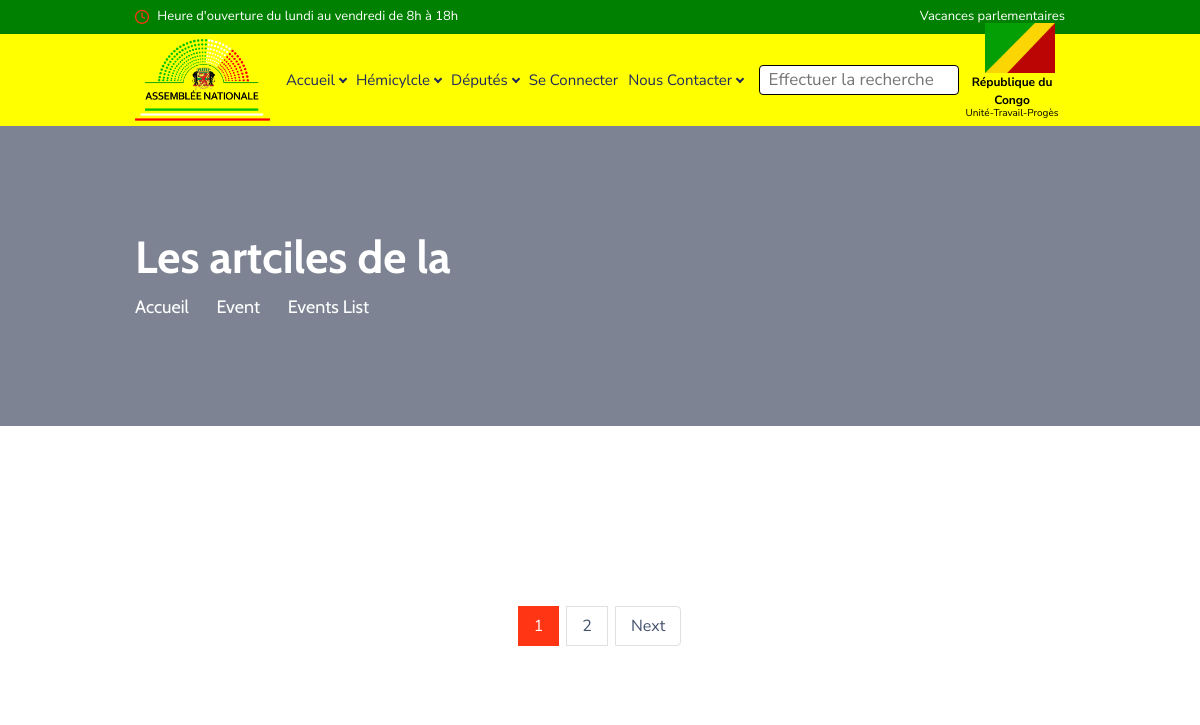
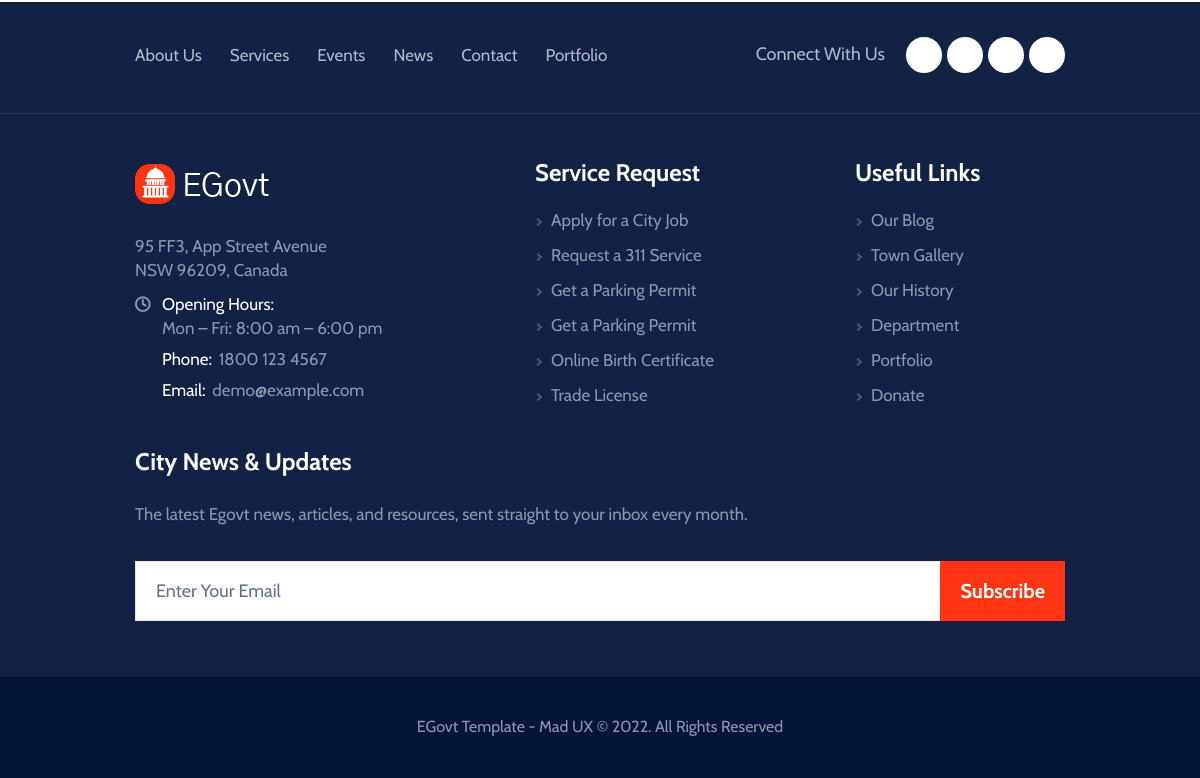
The page /articles/6 on the database as committed earlier (2 pictures, top to bottom).
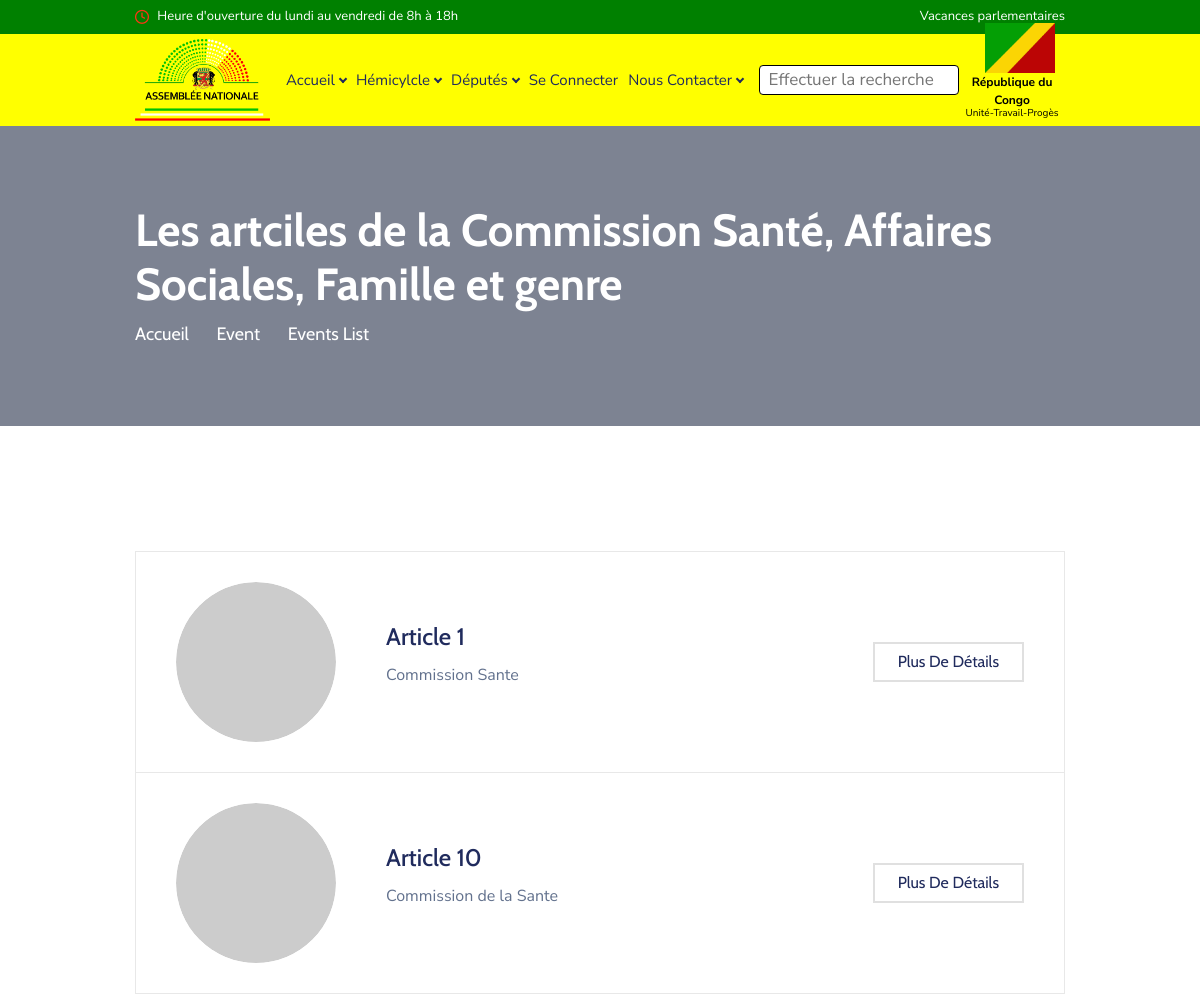
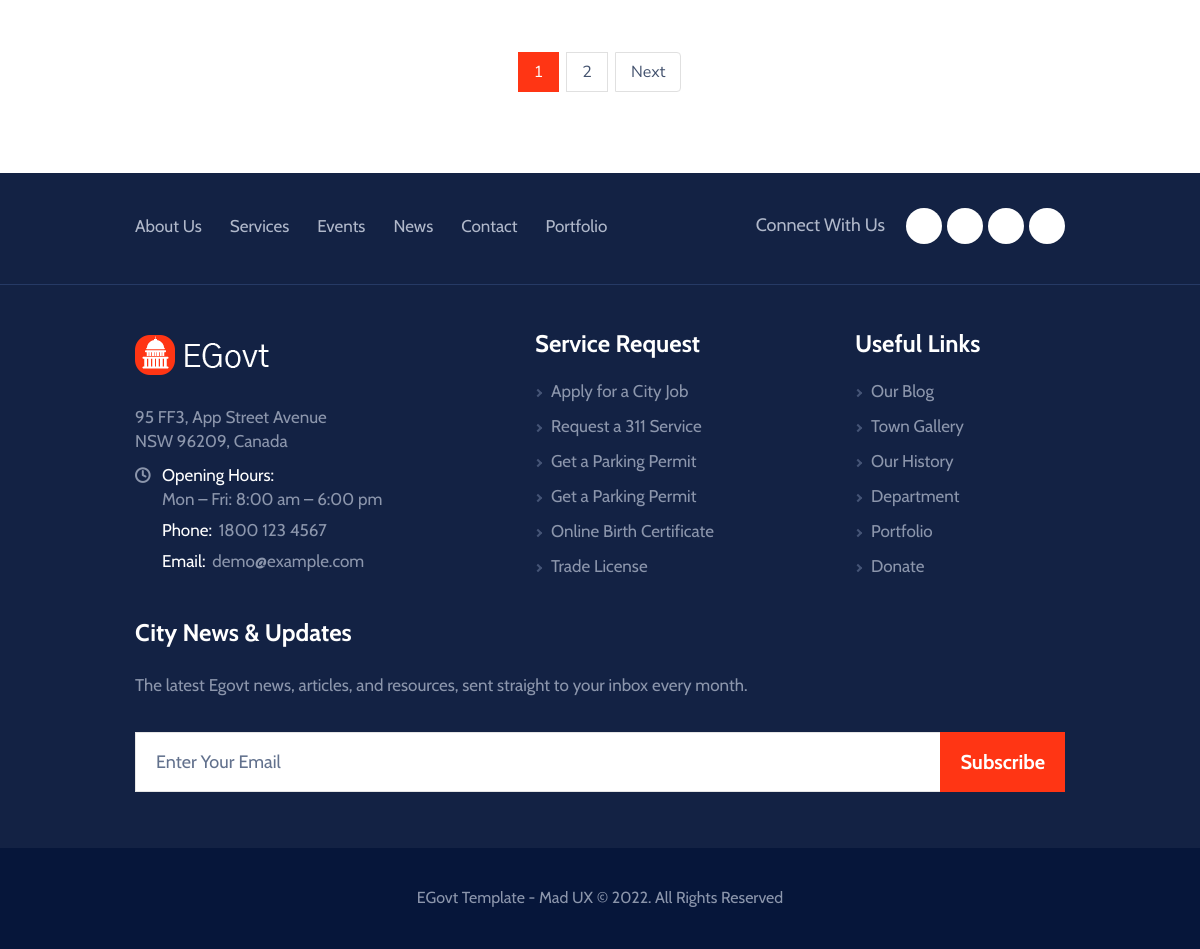
The same page on the database as committed later (2 pictures, top to bottom).
### web/models.py (models this page shows, shortened)
class Categorie(models.Model):
    nom = models.CharField(max_length=255, blank=False, verbose_name="Nom de la categorie",null=False)
    icone = models.FileField(upload_to="commissions/icones/", blank=True, null=True, verbose_name="Icone de la categorie")

class Article(models.Model):
    titre = models.CharField(max_length=50, verbose_name="Titre de l'article", blank=False, null=False)
    description = models.TextField(verbose_name="Description de l'article", blank=False, null=False)
    categorie = models.ForeignKey(Categorie, on_delete=models.DO_NOTHING, null=True)
    created_at = models.DateTimeField(auto_now=True)
    updated_at = models.DateTimeField(auto_now=True)

### web/views.py (the view)
# urls.py: path('articles/<str:pk>', views.articles, name='articles'),
def articles(request, pk):
    context = {}
    try:
        categorie = Categorie.objects.get(pk=pk)
        articles = categorie.article_set.all()
        context = {
            'articles': articles,
            'categorie': categorie
        }
    except:
        messages.error(request, "La categorie n'existe pas")
    return render(request, 'web/articles.html', context)

### web/templates/web/articles.html (shortened to what this page needs)
{% extends 'web/base.html' %}
{% block content %}
<main>
    <header class="pageMainHead d-flex position-relative bgCover w-100 text-white" style="background-image: url(http://placehold.it/1920x300);">
        <div class="alignHolder d-flex w-100 align-items-center">
            <div class="align w-100 position-relative">
                <div class="container">
                    <h1 class="text-white mb-2">Les artciles de la {{categorie.nom}}</h1>
                    <nav aria-label="breadcrumb">
                        <ol class="breadcrumb breadcrWhite rounded-0 border-0 p-0 fontAlter mb-0">
                            <li class="breadcrumb-item"><a href="home.html">Accueil</a></li>
                            <li class="breadcrumb-item"><a href="eventsList.html">Event</a></li>
                            <li class="breadcrumb-item active" aria-current="page">Events List</li>
                        </ol>
                    </nav>
                </div>
            </div>
        </div>
    </header>
    <section class="ItemfullBlock pt-7 pb-7 pt-md-10 pb-md-9 pt-lg-14 pb-lg-13 pt-xl-22 pb-xl-19">
        <div class="container">
            <div class="pt-7 pb-6 pt-lg-11 pb-lg-9 pt-xl-14 pb-xl-12">
                {% for article in articles %}
                <article class="ueEveColumn__list position-relative px-4 py-3 px-lg-8 py-lg-6">
                    <div class="d-lg-flex align-items-md-center">
                        <div class="d-md-flex align-items-md-center flex-grow-1">
                            <div class="imgHolder rounded-circle overflow-hidden flex-shrink-0 mr-4 mr-lg-10 mb-1 mb-md-0">
                                <img src="http://placehold.it/160x160" class="img-fluid rounded-circle" alt="image description">
                            </div>
                            <div class="descrWrap flex-grow-1">
                                <h3 class="fwMedium">
                                    <a href="{% url 'web:article-details' article.pk %}">{{article.titre}}</a>
                                </h3>
                                <div class="list-unstyled ueScheduleList mb-0">
                                    <p>{{article.description}}</p>
                                </div>
                            </div>
                            <a href="{% url 'web:article-details' article.pk %}" class="btn btnCustomLightOutline bdrWidthAlter btn-sm text-capitalize position-relative border-0 p-0 flex-shrink-0 ml-md-4" data-hover="Plus de Détails">
                                <span class="d-block btnText">Plus de Détails</span>
                            </a>
                        </div>
                    </div>
                </article>
                {% endfor %}
            </div>
            <nav aria-label="Page navigation">
                <ul class="pagination justify-content-center pt-2">
                    <li class="page-item active" aria-current="page">
                        <a class="page-link" href="javascript:void(0);">1 <span class="sr-only">(current)</span></a>
                    </li>
                    <li class="page-item">
                        <a class="page-link" href="javascript:void(0);">2</a>
                    </li>
                    <li class="page-item">
                        <a class="page-link" href="javascript:void(0);">Next <i class="fas fa-chevron-right icn"><span class="sr-only">icon</span></i></a>
                    </li>
                </ul>
            </nav>
        </div>
    </section>
</main>
{% endblock content %}

### web/templates/web/base.html (shortened to what this page needs)
{% load static %}
<!DOCTYPE html>
<html lang="fr">
<head>
	<link rel="stylesheet" href="{% static 'web/css/bootstrap.css' %}">
	<link rel="stylesheet" href="{% static 'web/css/style.css' %}">
	<link rel="stylesheet" href="{% static 'web/css/colors.css' %}">
	<link rel="stylesheet" href="{% static 'web/css/responsive.css' %}">
</head>
<body>
	<div id="pageWrapper">
		<div class="phStickyWrap">
			<header id="pageHeader" class="bg-white">
				<div class="hdTopBar py-2 py-xl-3 d-none d-md-block" style="background-color: green;">
					<div class="container">
						<div class="row">
							<div class="col-8">
								<ul class="list-unstyled hdScheduleList mb-0 d-flex flex-wrap align-items-center" style="color: white;">
									<li>
										<time datetime="2011-01-12">
											<i class="icomoon-clock align-middle icn"><span class="sr-only">icon</span></i>
											 Heure d'ouverture du lundi au vendredi de 8h à 18h
										</time>
									</li>
								</ul>
							</div>
							<div class="col-4">
								<ul class="list-unstyled hdAlterLinksList d-flex justify-content-end flex-wrap mb-0">
									<li>
										<a style="color: white;" href="javascript:void(0);">Vacances parlementaires</a>
									</li>
								</ul>
							</div>
						</div>
					</div>
				</div>
				<div class="hdFixerWrap py-2 py-md-3 py-xl-5 sSticky" style="background-color: yellow;">
					<div class="container">
						<nav class="navbar navbar-expand-md navbar-light p-0" style="height: 60px;">
							<div class="logo flex-shrink-0 mr-3 mr-xl-8 mr-xlwd-16">
								<a href="{% url 'web:index' %}">
									<img src="{% static 'web/images/logo.png' %}" class="img-fluid" alt="egovt">
								</a>
							</div>
							<div class="hdNavWrap flex-grow-1 d-flex align-items-center justify-content-end justify-content-lg-start">
								<div class="collapse navbar-collapse pageMainNavCollapse mt-2 mt-md-0" id="pageMainNavCollapse">
									<ul class="navbar-nav mainNavigation">
										<li class="nav-item dropdown ddohOpener">
											<a class="nav-link dropdown-toggle dropIcn" href="{% url 'web:index' %}" role="button">Accueil</a>
										</li>
										<li class="nav-item dropdown ddohOpener">
											<a class="nav-link dropdown-toggle dropIcn" href="javascript:void(0);" role="button" data-toggle="dropdown" aria-haspopup="true" aria-expanded="false">Hémicylcle</a>
										</li>
										<li class="nav-item dropdown ddohOpener">
											<a class="nav-link dropdown-toggle dropIcn" href="javascript:void(0);" role="button" data-toggle="dropdown" aria-haspopup="true" aria-expanded="false">Députés</a>
										</li>
										<li class="nav-item dropdown ddohOpener"><a class="nav-link dropdown-toggle" href="javascript:void(0);" role="button" data-toggle="dropdown" aria-haspopup="true" aria-expanded="false">Se Connecter</a></li>
										<li class="nav-item dropdown ddohOpener">
											<a class="nav-link dropdown-toggle dropIcn" href="javascript:void(0);" role="button" data-toggle="dropdown" aria-haspopup="true" aria-expanded="false">Nous Contacter</a>
										</li>
									</ul>
								</div>
								<form action="#" class="hdSearchForm ml-3 ml-xl-6">
									<div class="d-md-none d-lg-block">
										<input style="border-radius: 4px;border: 1px solid black;text-align: center;"  placeholder="Effectuer la recherche" type="search" name="search" id="search">
									</div>
								</form>
							</div>
							<div class="hdRighterWrap d-flex align-items-center justify-content-end">
								<div style="width: 100%;height: 100%;display: flex;flex-direction: column;justify-content: center;">
									<div class="bdrWidthAlter ml-3 ml-xl-6 btnHd d-none d-lg-block d-ml-block d-md-block p-0;">
										<img src="{% static 'web/images/congo.png' %}" style="height: 50px;width: 90px;margin-right: 25px;" />
									</div>
									<div class="d-md-none d-xs-none d-lg-block d-none">
										<p style="font-size: 12px;color: black;font-weight: bold;text-align: center;">République du Congo</p>
										<p style="margin-top: -20px;font-size: 10px;color: black;text-align: center;">Unité-Travail-Progès</p>
									</div>
								</div>
							</div>
						</nav>
					</div>
				</div>
			</header>
		</div>
		{% block content %}{% endblock content %}
		<div class="ftAreaWrap position-relative bg-gDark fontAlter">
			<aside class="ftConnectAside pt-4 pb-3 pt-md-7 pb-md-7 text-center text-md-left">
				<div class="container">
					<div class="row align-items-center">
						<div class="col-12 col-lg-7">
							<nav class="ftcaNav mb-4 mb-lg-0">
								<ul class="list-unstyled d-flex flex-wrap mb-0 justify-content-center justify-content-lg-start">
									<li>
										<a href="about.html">About Us</a>
									</li>
									<li>
										<a href="services.html">Services</a>
									</li>
									<li>
										<a href="eventsList.html">Events</a>
									</li>
									<li>
										<a href="newsGridSmall.html">News</a>
									</li>
									<li>
										<a href="contact-1.html">Contact</a>
									</li>
									<li>
										<a href="portfolioClassic.html">Portfolio</a>
									</li>
								</ul>
							</nav>
						</div>
						<div class="col-12 col-lg-5">
							<div class="ctConnectWrap d-sm-flex justify-content-sm-center justify-content-lg-end align-items-sm-center">
								<strong class="title flex-shrink-0 mb-1 font-weight-normal mr-sm-3 d-block">Connect With Us</strong>
								<ul class="list-unstyled socialNetworks ftSocialNetworks d-flex flex-wrap justify-content-center justify-content-sm-end mb-0">
									<li>
										<a href="javascript:void(0);">
										</a>
									</li>
									<li>
										<a href="javascript:void(0);">
										</a>
									</li>
									<li>
										<a href="javascript:void(0);">
										</a>
									</li>
									<li>
										<a href="javascript:void(0);">
										</a>
									</li>
								</ul>
							</div>
						</div>
					</div>
				</div>
			</aside>
			<aside class="footerAside pt-9 pb-sm-2 pt-xl-14 pb-xl-12">
				<div class="container">
					<div class="row">
						<div class="col-12 col-sm-6 col-md-5 col-xl-3 mb-6">
							<div class="ftLogo mt-md-1 mb-6">
								<a href="home.html">
									<img src="{% static 'web/images/logoWhite.png' %}" class="img-fluid" alt="egovt">
								</a>
							</div>
							<address class="mb-0 ftPlace">
								<p class="mb-2"><strong class="font-weight-normal">95 FF3, App Street Avenue <br>NSW 96209, Canada</strong></p>
								<ul class="list-unstyled ftpScheduleList mb-0">
									<li>
										<i class="icomoon-clock fwSemiBold icn mr-1 mr-sm-0"><span class="sr-only">icon</span></i>
										<strong class="title font-weight-normal text-white">Opening Hours:</strong>
										<br>
										<time datetime="2011-01-12">Mon – Fri: 8:00 am – 6:00 pm</time>
									</li>
									<li>
										<strong class="title font-weight-normal text-white">Phone:</strong>
										<a href="tel:18001234567">1800 123 4567</a>
									</li>
									<li>
										<strong class="title font-weight-normal text-white">Email:</strong>
										<a href="mailto:demo@example.com">demo@example.com</a>
									</li>
								</ul>
							</address>
						</div>
						<div class="col-12 col-sm-6 col-md-4 col-xl-3 col-xlwd-2 mb-6">
							<h3 class="ftHeading text-white mb-4">Service Request</h3>
							<ul class="list-unstyled ftsrLinksList mb-0">
								<li>
									<a href="servicesSingle.html">Apply for a City Job</a>
								</li>
								<li>
									<a href="servicesSingle.html">Request a 311 Service</a>
								</li>
								<li>
									<a href="servicesSingle.html">Get a Parking Permit</a>
								</li>
								<li>
									<a href="servicesSingle.html">Get a Parking Permit</a>
								</li>
								<li>
									<a href="servicesSingle.html">Online Birth Certificate</a>
								</li>
								<li>
									<a href="servicesSingle.html">Trade License</a>
								</li>
							</ul>
						</div>
						<div class="col-12 col-sm-4 col-md-3 col-xl-2 col-xlwd-3 mb-6">
							<div class="pl-xlwd-11">
								<h3 class="ftHeading text-white mb-4">Useful Links</h3>
								<ul class="list-unstyled ftsrLinksList mb-0">
									<li>
										<a href="newsClassic.html">Our Blog</a>
									</li>
									<li>
										<a href="portfolioClassic.html">Town Gallery</a>
									</li>
									<li>
										<a href="history.html">Our History</a>
									</li>
									<li>
										<a href="departments.html">Department</a>
									</li>
									<li>
										<a href="portfolioOverlay.html">Portfolio</a>
									</li>
									<li>
										<a href="donateNow.html">Donate</a>
									</li>
								</ul>
							</div>
						</div>
						<div class="col-12 col-sm-8 col-md-12 col-xl-4 mb-6">
							<div class="ml-xl-n1 ml-xlwd-n7">
								<h3 class="ftHeading text-white mb-5">City News &amp; Updates</h3>
								<form action="#" class="ftSubscribeForm">
									<label class="d-block mb-7">The latest Egovt news, articles, and resources, sent straight to your inbox every month.</label>
									<div class="input-group mb-3">
										<input type="text" class="form-control form-control-lg" placeholder="Enter Your Email">
										<div class="input-group-append">
											<button type="button" class="btn btnTheme d-flex font-weight-bold text-capitalize position-relative border-0 p-0" data-hover="Send">
												<span class="d-block btnText">Subscribe</span>
											</button>
										</div>
									</div>
								</form>
							</div>
						</div>
					</div>
				</div>
			</aside>
			<footer id="pageFooter" class="text-center bg-dark pt-6 pb-3 pt-md-8 pb-md-5">
				<div class="container">
					<p><a href="javascript:void(0);">EGovt Template</a> - <a href="javascript:void(0);">Mad UX</a> &copy; 2022. <br class="d-md-none">All Rights Reserved</p>
				</div>
			</footer>
		</div>
	</div>
</body>
</html>

Rows that differ between the two databases and show on the page:
added Categorie: nom "Commission Santé, Affaires Sociales, Famille et genre"
added Article: titre "Article 1", description "Commission Sante"
added Article: titre "Article 10", description "Commission de la Sante"
